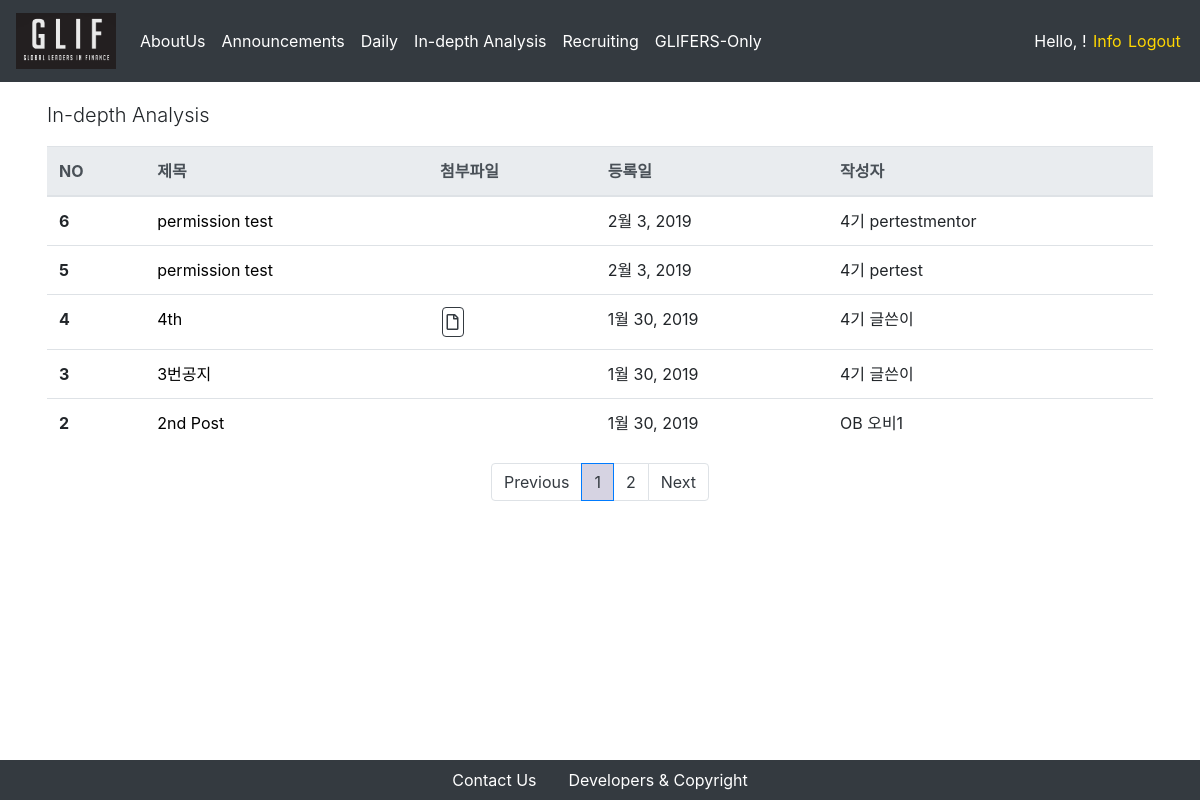
/indepthanalysis/ (signed in), run on an earlier commit of the app's database.
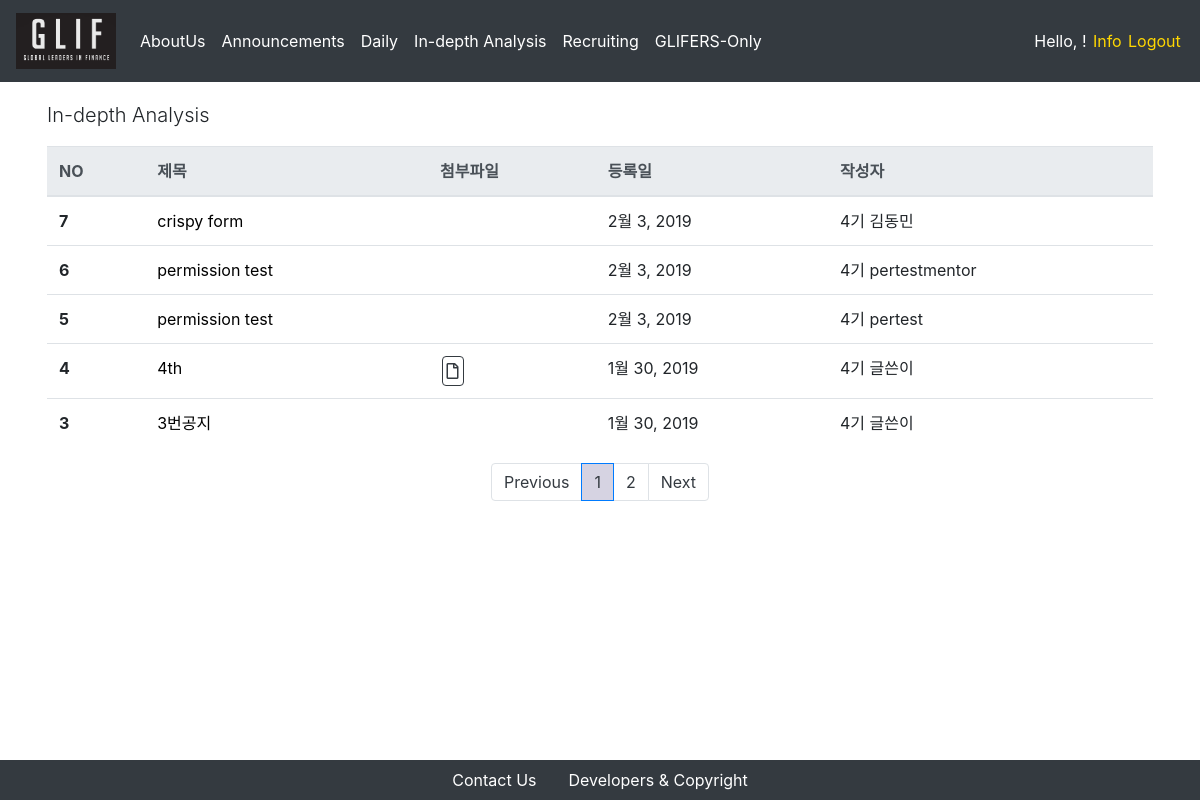
And on a later commit of the database.
### indepthanalysis/models.py (models this page shows, shortened)
class Post(models.Model):
    title = models.CharField(max_length = 250)
    attached_file = models.FileField(upload_to = 'indepth_attached_files/%Y/%m/%d/', blank = True, null = True)
    written_date = models.DateField(auto_now = True)
    writer = models.ForeignKey(Glifer, on_delete = models.CASCADE, related_name = "indepth_writer")
    content = RichTextUploadingField()

### users/models.py (models this page shows)
class Glifer(models.Model):
    user = models.OneToOneField(CustomUser, on_delete = models.CASCADE, primary_key = True)
    is_mentor = models.BooleanField(default=False)
    is_authorized = models.BooleanField(default = False)
    name_en = models.CharField(max_length = 250)
    name_kr = models.CharField(max_length = 250)
    birthdate = models.DateField(default = "2000-01-01")
    phonenumber = models.CharField(max_length = 250)
    work_at = models.CharField(max_length = 250, blank = True)
    self_intro = models.TextField(max_length = 1000)
    profile_img = models.FileField(upload_to = 'profiles/%Y/%m/%d/', default = '/users/man-user.png')
    nth = models.CharField(
        max_length=2,
        choices=nth_CHOICES,
        default=glif_4th,
    )
    def __str__(self):
        return self.nth + " " + self.name_kr

### indepthanalysis/views.py (the view)
# urls.py: path('', PostListView.as_view(), name='announcement-index'),
class PostListView(ListView):
    model = Post
    template_name = 'indepth/index.html'
    context_object_name = "posts"
    paginate_by = 5
    block_size = 5 # 하단의 페이지 목록 수
    def get_queryset(self):
        order_by_recent_time = Post.objects.all().order_by("-pk")
        return order_by_recent_time
    def get_context_data(self, **kwargs):
        context = super(PostListView, self).get_context_data(**kwargs)
        block_size = 5 # 하단의 페이지 목록 수
        start_index = int((context['page_obj'].number - 1) / self.block_size) * self.block_size
        end_index = min(start_index + self.block_size, len(context['paginator'].page_range))
        context['page_range'] = context['paginator'].page_range[start_index:end_index]
        return context

### indepthanalysis/templates/indepth/index.html (shortened to what this page needs)
{% extends 'setups/base.html' %}
{% block body %}
<div class = "container">
    <div class = "row">
        <p class = "lead">In-depth Analysis</p>
        <table class="table">
            <thead class="thead-light">
                <tr>
                    <th scope="col">NO</th>
                    <th scope="col">제목</th>
                    <th scope="col">첨부파일</th>
                    <th scope="col">등록일</th>
                    <th scope="col">작성자</th>
                </tr>
            </thead>
            <tbody>
                {% for post in posts %}
                    <tr>
                        <th scope="row">{{ post.id }}</th>
                        <td>
                            <a href="/indepthanalysis/{{post.pk}}" style = "color:black"> {{ post.title }} </a>
                        </td>
                        {% if post.attached_file != '' %}
                            <td><button type="button" class="btn btn-outline-dark btn-download" onclick="location.href = '/indepthanalysis/{{post.pk}}/download'"><i class="far fa-file"></i></button></td>
                        {% else %}
                            <td></td>
                        {% endif %}
                        <td>{{ post.written_date }}</td>
                        <td>{{ post.writer }}</td>
                    </tr>
                {% endfor %}
            </tbody>
        </table>
    </div>
    <nav aria-label="Page navigation">
        <ul class="pagination justify-content-center">
            {% if page_obj.has_previous %}
            <li class = "page-item">
                <a class = "page-link" href="?page={{ page_obj.previous_page_number }}" aria-label="Previous">
                Previous
                </a>
            </li>
            {% else %}
            <li class="page-item"><a class="page-link" href="#" tabindex="-1" aria-disabled="true">Previous</a></li>
            {% endif %}
            {% for i in page_range %}
            {% if page_obj.number == i %}
                <li class = "active page-item"><a class="page-link" href="#">{{i}}</a></li>
            {% else %}
                <li class = "page-item"><a class = "page-link" href="?page={{ i }}">{{ i }}</a></li>
            {% endif %}
            {% endfor %}
            {% if page_obj.has_next %}
            <li class = "page-item">
                <a class = "page-link" href="?page={{ page_obj.next_page_number }}" aria-label="Next">
                    Next
                </a>
            </li>
            {% else %}
            <li class="page-item">
                <a class="page-link" href="#">Next</a>
            </li>
            {% endif %}
        </ul>
    </nav>
</div>
{% endblock %}

What changed in the data, as far as the page shows it:
no longer on this page (row unchanged): Post: id "2", title "2nd Post", written_date "1월 30, 2019", writer "OB 오비1"
added Post: id "7", title "crispy form", written_date "2월 3, 2019", writer "4기 김동민"
